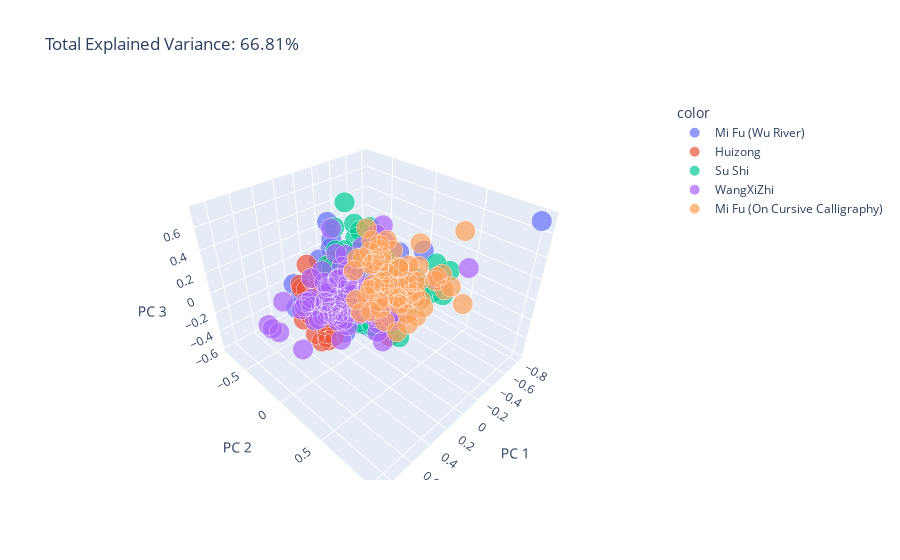

The notebook cell saved with this chart:
### Code cell
# 3D PCA
pca = PCA(n_components=3)
components = pca.fit_transform(X_total)

total_var = pca.explained_variance_ratio_.sum() * 100

fig = px.scatter_3d(
    components, x=0, y=1, z=2, color=labels,
    size=[0.001]*len(labels),
    title=f'Total Explained Variance: {total_var:.2f}%',
    labels={'0': 'PC 1', '1': 'PC 2', '2': 'PC 3'}
)
fig.show()
